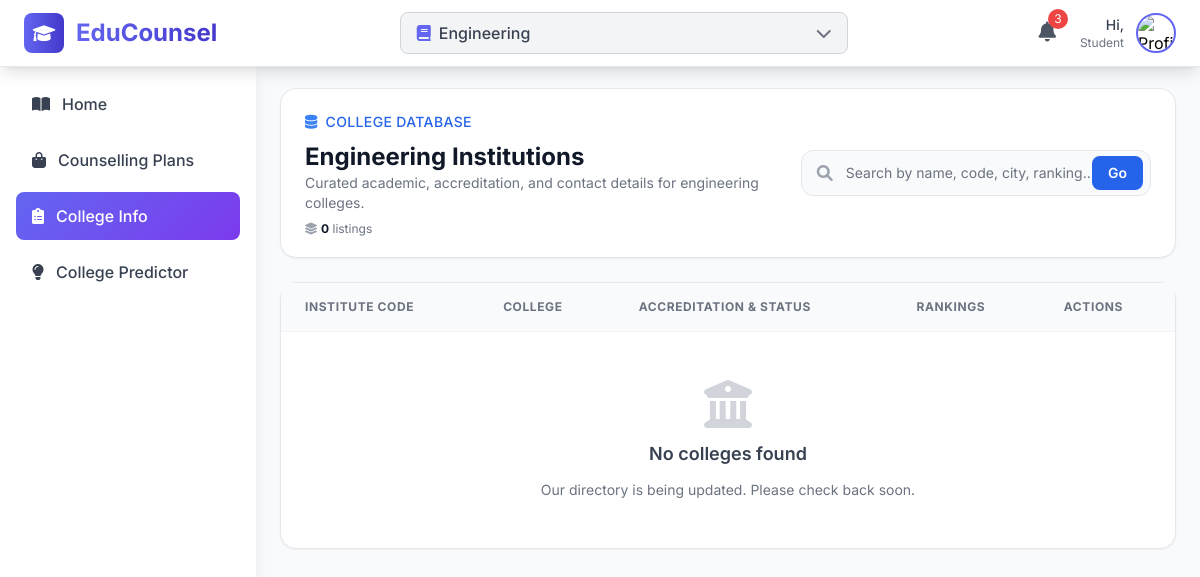
The page /dashboard/colleges/ on the database as committed earlier.
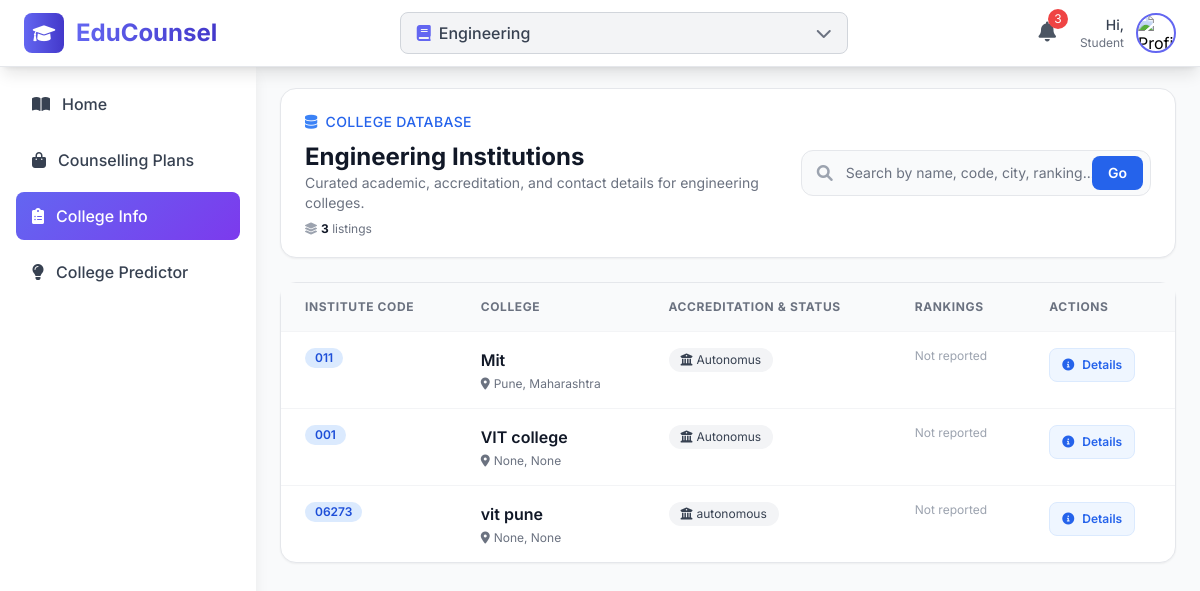
The same page on the database as committed later.
### colleges/models.py (models this page shows, shortened)
class EngineeringCollege(models.Model):
    college_code = models.CharField(max_length=20, unique=True, null=True, blank=True, help_text="Unique college code")
    college_name = models.CharField(max_length=200, null=True, blank=True, help_text="Full name of the college")
    status = models.CharField(max_length=255, null=True, blank=True, help_text="College Status")
    city = models.CharField(max_length=100, null=True, blank=True, help_text="City where college is located")
    state = models.CharField(max_length=100, null=True, blank=True, help_text="State where college is located")
    country = models.CharField(max_length=100, default="India", null=True, blank=True, help_text="Country where college is located")
    pincode = models.CharField(max_length=10, blank=True, null=True, help_text="Postal code")
    address = models.TextField(blank=True, null=True, help_text="Complete address")
    established_year = models.IntegerField(
        validators=[MinValueValidator(1800), MaxValueValidator(2030)],
        null=True, blank=True,
        help_text="Year of establishment"
    )
    website = models.URLField(blank=True, null=True)
    phone = models.CharField(max_length=15, blank=True, null=True)
    email = models.EmailField(blank=True, null=True)
    description = models.TextField(blank=True, null=True, help_text="Brief description of the college")
    national_ranking = models.IntegerField(blank=True, null=True, help_text="National ranking")
    state_ranking = models.IntegerField(blank=True, null=True, help_text="State ranking")
    nirf_ranking = models.IntegerField(blank=True, null=True, help_text="NIRF ranking")
    is_active = models.BooleanField(default=True, null=True, blank=True, help_text="Whether this college is currently active")
    is_approved = models.BooleanField(default=False, null=True, blank=True, help_text="Whether this college is approved by authorities")
    created_at = models.DateTimeField(auto_now_add=True)
    updated_at = models.DateTimeField(auto_now=True)
    class Meta:
        ordering = ['college_name']
        verbose_name = 'College'
        verbose_name_plural = 'Colleges'
        unique_together = ['college_name', 'city', 'state']
    @property
    def location(self):
        return f"{self.city}, {self.state}"

### colleges/views.py (the view, shortened to what this page needs)
# urls.py: path('', views.colleges, name='colleges'),
def colleges(request):
    search_query = request.GET.get('search', '')
    colleges_list = EngineeringCollege.objects.filter(is_active=True).select_related()
    colleges_list = colleges_list.order_by('nirf_ranking', 'college_name')
    context = {
        'colleges': colleges_list,
        'search_query': search_query,
        'total_colleges': colleges_list.count()
    }
    return render(request, 'colleges/colleges.html', context)

### colleges/templates/colleges/colleges.html (shortened to what the changed rows need)
{% extends "dashboard/core_base.html" %}
{% load static %}
{% block content %}
<div class="flex-1 ml-64 p-6 space-y-6">
    <div class="bg-white border border-gray-200 rounded-2xl shadow-sm">
        <div class="flex flex-col lg:flex-row lg:items-center lg:justify-between px-6 py-5 gap-6">
            <div class="space-y-2">
                <div>
                    <h1 class="text-2xl font-bold text-gray-900">Engineering Institutions </h1>
                </div>
                <div class="flex items-center space-x-3 text-xs text-gray-500">
                    <span class="inline-flex items-center space-x-1">
                        <span><strong class="text-gray-900">{{ total_colleges }}</strong> listings</span>
                    </span>
                </div>
            </div>
        </div>
    </div>
    <div class="bg-white border border-gray-200 rounded-2xl shadow-sm">
        <div class="overflow-x-auto">
            <table class="min-w-full divide-y divide-gray-100">
                <thead class="bg-gray-50 text-xs font-semibold uppercase tracking-wider text-gray-500">
                    <tr>
                        <th scope="col" class="px-6 py-4 text-left">Institute Code</th>
                        <th scope="col" class="px-6 py-4 text-left">College</th>
                        <th scope="col" class="px-6 py-4 text-left">Accreditation & Status</th>
                        <th scope="col" class="px-6 py-4 text-left">Rankings</th>
                        <th scope="col" class="px-6 py-4 text-left">Actions</th>
                    </tr>
                </thead>
                <tbody class="divide-y divide-gray-100 text-sm text-gray-700">
                    {% for college in colleges %}
                    <tr class="hover:bg-blue-50/60 transition">
                         <td class="px-6 py-4 align-top">
                            <div class="flex flex-col gap-1 text-xs text-gray-600">
                               <div class="flex items-center space-x-2">
                                    {% if college.college_code %}
                                    <span class="inline-flex items-center px-2.5 py-0.5 rounded-full bg-blue-100 text-blue-700 text-xs font-semibold">
                                        {{ college.college_code }}
                                    </span>
                                    {% endif %}
                                </div>
                            </div>
                        </td>
                        <td class="px-6 py-4 align-top">
                            <div class="space-y-1">
                                <div class="flex items-center space-x-2">
                                    <a href="{% url 'dashboard:colleges:college_detail' college.id %}" class="text-base font-semibold text-gray-900 hover:text-blue-600 transition">
                                        {{ college.college_name|truncatechars:60 }}
                                    </a>
                                </div>
                                <div class="flex items-center space-x-2 text-xs text-gray-500">
                                    <span class="inline-flex items-center space-x-1">
                                        <i class="fas fa-map-marker-alt"></i>
                                        <span>{{ college.location|default:"Location not available" }}</span>
                                    </span>
                                </div>
                            </div>
                        </td>
                        <td class="px-6 py-4 align-top">
                            <div class="flex flex-col gap-2">
                                <div class="flex flex-wrap items-center gap-2">
                                    {% if college.status %}
                                    <span class="inline-flex items-center space-x-1 px-3 py-1 rounded-full bg-gray-100 text-gray-700 text-xs">
                                        <i class="fas fa-university"></i>
                                        <span>{{ college.status }}</span>
                                    </span>
                                    {% endif %}
                                </div>
                            </div>
                        </td>
                        <td class="px-6 py-4 align-top">
                            <div class="flex flex-col gap-1 text-xs text-gray-600">
                                {% if not college.national_ranking and not college.state_ranking %}
                                <span class="text-gray-400">Not reported</span>
                                {% endif %}
                            </div>
                        </td>
                        <td class="px-6 py-4 align-top">
                            <div class="flex flex-col sm:flex-row sm:items-center sm:gap-3 gap-2">
                                <a href="{% url 'dashboard:colleges:college_detail' college.id %}"
                                   class="inline-flex items-center justify-center px-3 py-2 text-xs font-semibold text-blue-600 bg-blue-50 border border-blue-100 rounded-lg hover:bg-blue-100 transition">
                                    <i class="fas fa-info-circle mr-2"></i>
                                    Details
                                </a>
                            </div>
                        </td>
                    </tr>
                    {% empty %}
                    <tr>
                        <td colspan="5" class="px-6 py-12">
                            <div class="flex flex-col items-center justify-center text-center space-y-3 text-gray-500">
                                <i class="fas fa-university text-5xl text-gray-300"></i>
                                <h3 class="text-lg font-semibold text-gray-700">No colleges found</h3>
                                {% if search_query %}
                                <p class="text-sm">No institutions match “{{ search_query }}”. Try refining your keywords.</p>
                                <a href="{% url 'dashboard:colleges:colleges' %}"
                                   class="inline-flex items-center px-4 py-2 text-sm font-semibold text-white bg-blue-600 rounded-lg hover:bg-blue-700 transition">
                                    Reset search
                                </a>
                                {% else %}
                                <p class="text-sm">Our directory is being updated. Please check back soon.</p>
                                {% endif %}
                            </div>
                        </td>
                    </tr>
                    {% endfor %}
                </tbody>
            </table>
        </div>
    </div>
</div>
{% endblock content %}

Rows that differ between the two databases and show on the page:
added EngineeringCollege: college_code "011", college_name "Mit", location "Pune, Maharashtra", status "Autonomus", shows "Not reported"
added EngineeringCollege: college_code "001", college_name "VIT college", location "None, None", status "Autonomus", shows "Not reported"
added EngineeringCollege: college_code "06273", college_name "vit pune", location "None, None", status "autonomous", shows "Not reported"
Other text that changed with them:
{{ total_colleges }}: "0" → "3"
text no longer shown: "No colleges found Our directory is being updated. Please check back soon."
